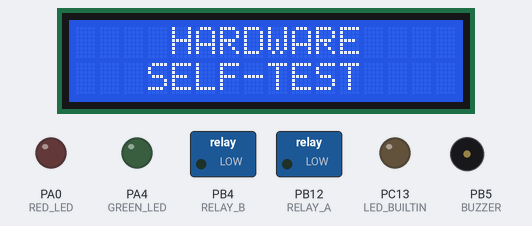
This program was run on a simulated STM32 Blue Pill. Parts: 16×2 character LCD, switched loads named in the program (green lamp = pin HIGH), output pins drawn as LEDs (lit = HIGH), buzzer (waves = sounding). Pins used as bus, display or sensor lines are not drawn.

Above: at 2.1 s.
At 7.1 s:
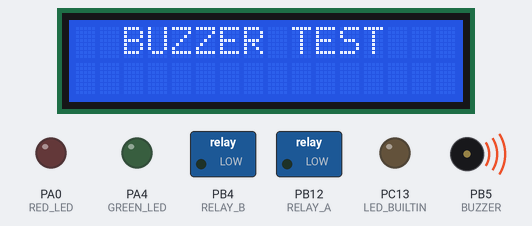
At 9.3 s:
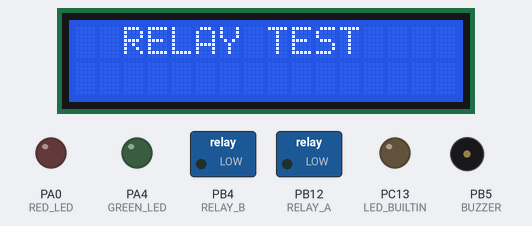
At 15.5 s:
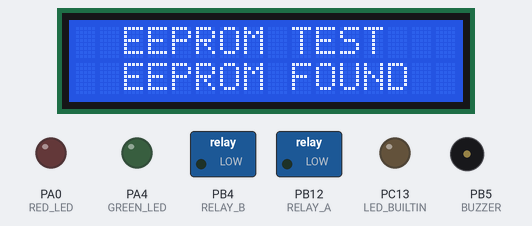
At 20.5 s:
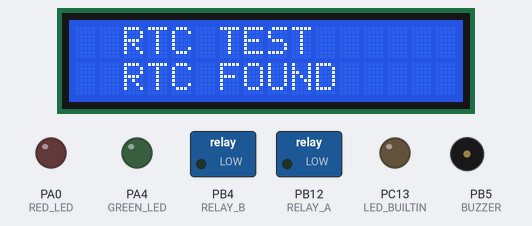
At 30.6 s:
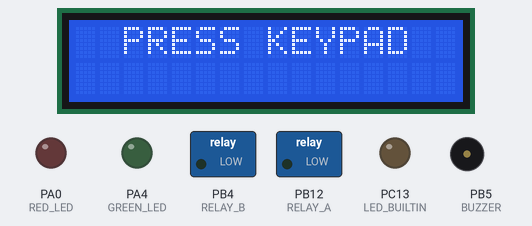
Timing chart, 0 to 32.1 s (numbered marks = the images above):
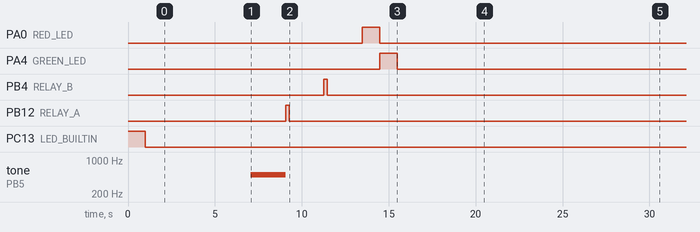

Measured:
- what the display in image 0 shows lasts 5.0 s, from 2.1 s to 7.1 s
- what the display in image 1 shows lasts 2.0 s, from 7.1 s to 9.1 s
- what the display in image 2 shows lasts 4.4 s, from 9.1 s to 13.5 s

The program:

main.cpp
```cpp
// defines
#define RTC_I2C_ADDR 0X68
#define EEPROM_I2C_ADDR 0X50

#define MODEM_SERIAL Serial1
#define TINY_GSM_DEBUG Serial2

#define BUZZER PB5
#define BUZZER_FREQ 500  // For Passive Buzzer
#define BUZZER_DURATION 2000

#define RELAY_A PB12
#define RELAY_B PB4

#define RED_LED PA0
#define GREEN_LED PA4

// Modem Type be defined before library inclusion
#define TINY_GSM_MODEM_SIM800

// Arduino base libraries
#include <Arduino.h>
#include <Wire.h>

// third party libraries
#include <Keypad.h>
#include <LiquidCrystal.h>
#include <TinyGsmClient.h>

// Serial for CLI
HardwareSerial Serial2(PA3, PA2);

char daysOfTheWeek[7][12] = {"Sunday",   "Monday", "Tuesday", "Wednesday",
                             "Thursday", "Friday", "Saturday"};

// LCD Pins Setup
const int rs = PB3, en = PA15, d4 = PA8, d5 = PB15, d6 = PB14, d7 = PB13;

const byte ROWS = 4;
const byte COLS = 4;
char hexaKeys[ROWS][COLS] = {{'1', '2', '3', 'A'},
                             {'4', '5', '6', 'B'},
                             {'7', '8', '9', 'C'},
                             {'*', '0', '#', 'D'}};
byte rowPins[ROWS] = {PB9, PB8, PB1, PB0};
byte colPins[COLS] = {PA7, PA6, PA5, PC13};

// LCD Object Instance
LiquidCrystal lcd(rs, en, d4, d5, d6, d7);

// Keypad Object Instance
Keypad customKeypad =
    Keypad(makeKeymap(hexaKeys), rowPins, colPins, ROWS, COLS);

// TinyGsm Object Instance
TinyGsm modem(MODEM_SERIAL);

void relay_on() {
  digitalWrite(RELAY_A, HIGH);
  digitalWrite(RELAY_B, LOW);
  delay(200);
  digitalWrite(RELAY_A, LOW);
  digitalWrite(RELAY_B, LOW);
}

void relay_off() {
  digitalWrite(RELAY_A, LOW);
  digitalWrite(RELAY_B, HIGH);
  delay(200);
  digitalWrite(RELAY_A, LOW);
  digitalWrite(RELAY_B, LOW);
}

int rtc_test() {
  Serial2.println("Checking for RTC");
  Serial2.print("RTC I2C Address is: ");
  Serial2.println(RTC_I2C_ADDR);

  Wire.begin();
  Wire.beginTransmission(RTC_I2C_ADDR);
  int result = Wire.endTransmission();
  if (result == 0) {
    Serial2.println("RTC FOUND!");
  } else {
    Serial2.println("RTC NOT FOUND");
  }

  return result;
}

int eeprom_test() {
  Serial2.println("Checking for EEPROM");
  Serial2.print("EEPROM I2C Address is: ");
  Serial2.println(EEPROM_I2C_ADDR);

  Wire.begin();
  Wire.beginTransmission(EEPROM_I2C_ADDR);
  int result = Wire.endTransmission();
  if (result == 0) {
    Serial2.println("EEPROM FOUND!");
  } else {
    Serial2.println("EEPROM NOT FOUND");
  }
  return result;
}

uint32_t modem_test() {
  // Module baud rate
  uint32_t rate = 0;  // Set to 0 for Auto-Detect

  if (!rate) {
    rate = TinyGsmAutoBaud(MODEM_SERIAL);
  }

  if (!rate) {
    Serial2.println(
        F("***********************************************************"));
    Serial2.println(F(" Modem Test Failed!"));
    Serial2.println(
        F("***********************************************************"));
  } else {
    Serial2.println(
        F("***********************************************************"));
    Serial2.println(F(" Modem Found"));
    Serial2.println(
        F("***********************************************************"));
  }

  return rate;
}

void setup() {
  uint32_t result = 0xFF;
  // put your setup code here, to run once:
  // initialize digital pin LED_BUILTIN as an output.
  pinMode(LED_BUILTIN, OUTPUT);

  pinMode(BUZZER, OUTPUT);

  pinMode(RELAY_A, OUTPUT);
  pinMode(RELAY_B, OUTPUT);

  pinMode(RED_LED, OUTPUT);
  pinMode(GREEN_LED, OUTPUT);

  digitalWrite(LED_BUILTIN,
               HIGH);  // turn the LED on (HIGH is the voltage level)
  delay(1000);         // wait for a second
  digitalWrite(LED_BUILTIN, LOW);  // turn the LED off by making the voltage LOW
  delay(1000);                     // wait for a second

  Serial2.begin(115200);
  lcd.begin(16, 2);

  Serial2.println("Hardware Self Test");

  lcd.setCursor(0, 0);
  lcd.print("    HARDWARE    ");
  lcd.setCursor(0, 1);
  lcd.print("   SELF-TEST    ");
  delay(5000);
  lcd.clear();

  // Test Buzzer
  Serial2.println("Buzzer Test");
  lcd.setCursor(0, 0);
  lcd.print("  BUZZER TEST  ");
  tone(BUZZER, BUZZER_FREQ, BUZZER_DURATION);
  delay(BUZZER_DURATION);
  lcd.clear();

  // Test Relay
  Serial2.println("Relay Test");
  lcd.setCursor(0, 0);
  lcd.print("  RELAY TEST  ");
  relay_on();
  delay(2000);
  relay_off();
  delay(2000);
  lcd.clear();

  // Test LEDs
  Serial2.println("LEDs Test");
  lcd.setCursor(0, 0);
  lcd.print("  LEDs TEST  ");
  // RED
  digitalWrite(RED_LED, HIGH);
  delay(1000);
  digitalWrite(RED_LED, LOW);
  // GREEN
  digitalWrite(GREEN_LED, HIGH);
  delay(1000);
  digitalWrite(GREEN_LED, LOW);
  lcd.clear();

  // Test EEPROM
  Serial2.println("EEPROM Test");
  lcd.setCursor(0, 0);
  lcd.print("  EEPROM TEST  ");
  result = eeprom_test();
  lcd.setCursor(0, 1);
  if (0 == result) {
    lcd.print("  EEPROM FOUND  ");
  } else {
    lcd.print(" EEPROM NOT FOUND ");
  }
  delay(5000);
  lcd.clear();

  // Test RTC
  Serial2.println("RTC Test");
  lcd.setCursor(0, 0);
  lcd.print("  RTC TEST  ");
  result = 0xFF;
  result = rtc_test();
  lcd.setCursor(0, 1);
  if (0 == result) {
    lcd.print("  RTC FOUND  ");
  } else {
    lcd.print(" RTC NOT FOUND ");
  }
  delay(5000);
  lcd.clear();

  // Test Modem
  Serial2.println("Modem Test");
  lcd.setCursor(0, 0);
  lcd.print("  MODEM TEST  ");
  result = 0xFF;
  result = modem_test();
  lcd.setCursor(0, 1);
  if (0 == result) {
    lcd.print(" MODEM NOT FOUND ");
  } else {
    lcd.print(" MODEM FOUND ");
  }
  delay(5000);
  lcd.clear();

  lcd.setCursor(0, 0);
  lcd.print("  PRESS KEYPAD  ");
}

void loop() {
  // put your main code here, to run repeatedly:

  if (Serial2.available()) {        // If anything comes in,
    Serial2.write(Serial2.read());  // read it and send it out
  }

  char key = customKeypad.getKey();

  if (key) {
    Serial2.println(key);
    lcd.setCursor(0, 1);
    lcd.print(key);
  }
}
```
